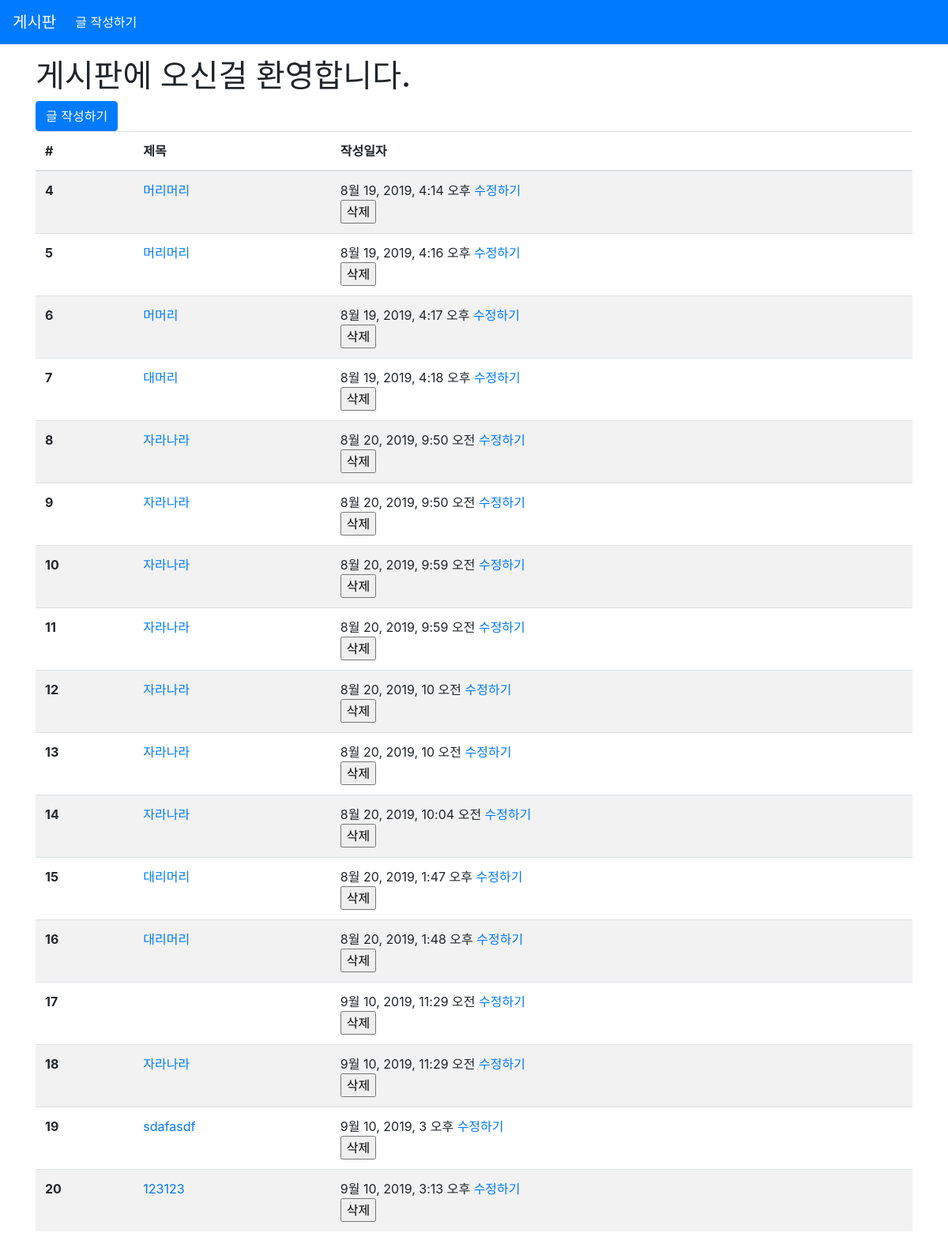
The page /articles/ on the database as committed earlier.
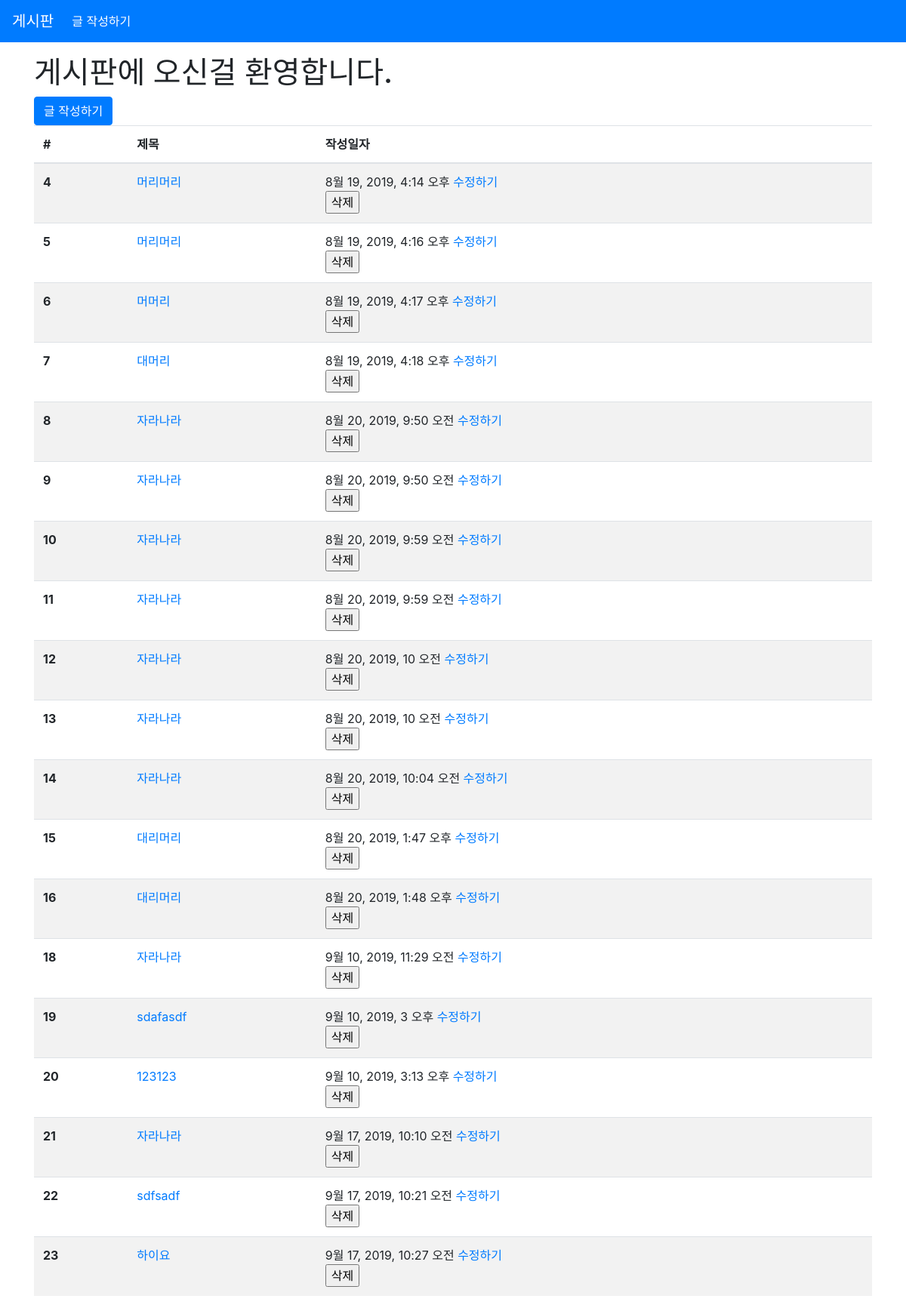
The same page on the database as committed later.
### articles/models.py (models this page shows, shortened)
class Article(models.Model):
    title = models.CharField(max_length=10)
    content = models.TextField()
    created_at = models.DateTimeField(auto_now_add=True)
    updated_at = models.DateTimeField(auto_now=True)

### articles/views.py (the view)
# urls.py: path('', views.index, name='index'),
def index(request):
    articles = Article.objects.all()
    context = {
        'articles' : articles
    }
    return render(request, 'articles/index.html', context)

### articles/templates/articles/index.html (shortened to what this page needs)
{% extends 'articles/base.html' %}
{% block body %}
<h1>게시판에 오신걸 환영합니다.</h1>
<a href="{% url 'articles:create' %}" class="btn btn-primary">글 작성하기</a>
<table class="table table-striped">
  <thead>
    <tr>
      <th scope="col">#</th>
      <th scope="col">제목</th>
      <th scope="col">작성일자</th>
    </tr>
  </thead>
  <tbody>
    {% for article in articles %}
    <tr>
      <th scope="row">{{ article.id }}</th>
      <td><a href="/articles/{{ article.pk }}/">{{ article.title }}</a></td>
      <td>
        {{ article.created_at }}
        <a href="{% url 'articles:update' article.pk %}">수정하기</a>
        <form action="{% url 'articles:delete' article.pk %}" method="POST" oneclick="return confirm('진짜 지울래?')">
          <input type="submit" value="삭제">
        </form>
      </td>
    </tr>
    {% endfor %}
  </tbody>
</table>
{% endblock %}

Rows that differ between the two databases and show on the page:
removed Article: id "17", created_at "9월 10, 2019, 11:29 오전"
added Article: id "21", title "자라나라", created_at "9월 17, 2019, 10:10 오전"
added Article: id "22", title "sdfsadf", created_at "9월 17, 2019, 10:21 오전"
added Article: id "23", title "하이요", created_at "9월 17, 2019, 10:27 오전"
